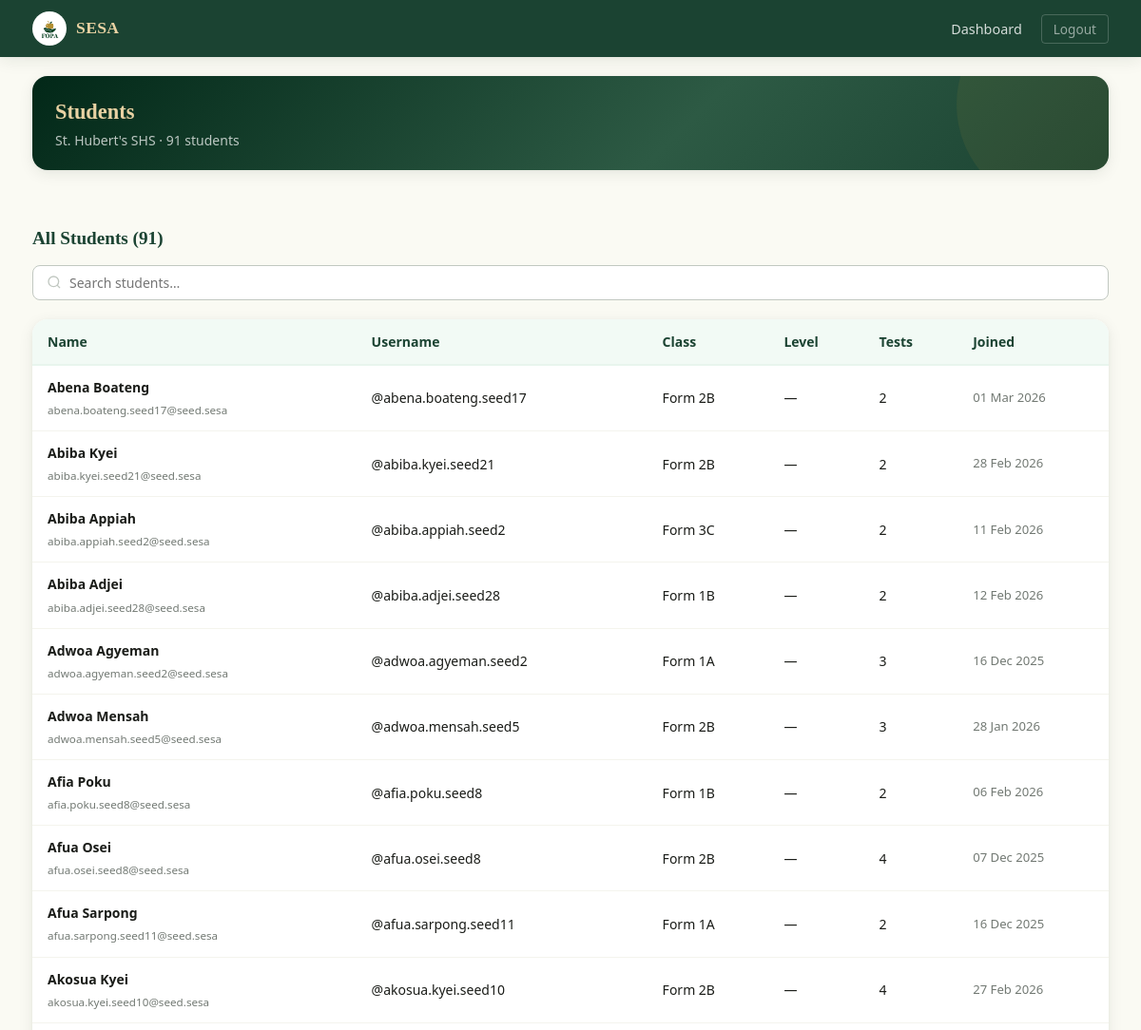
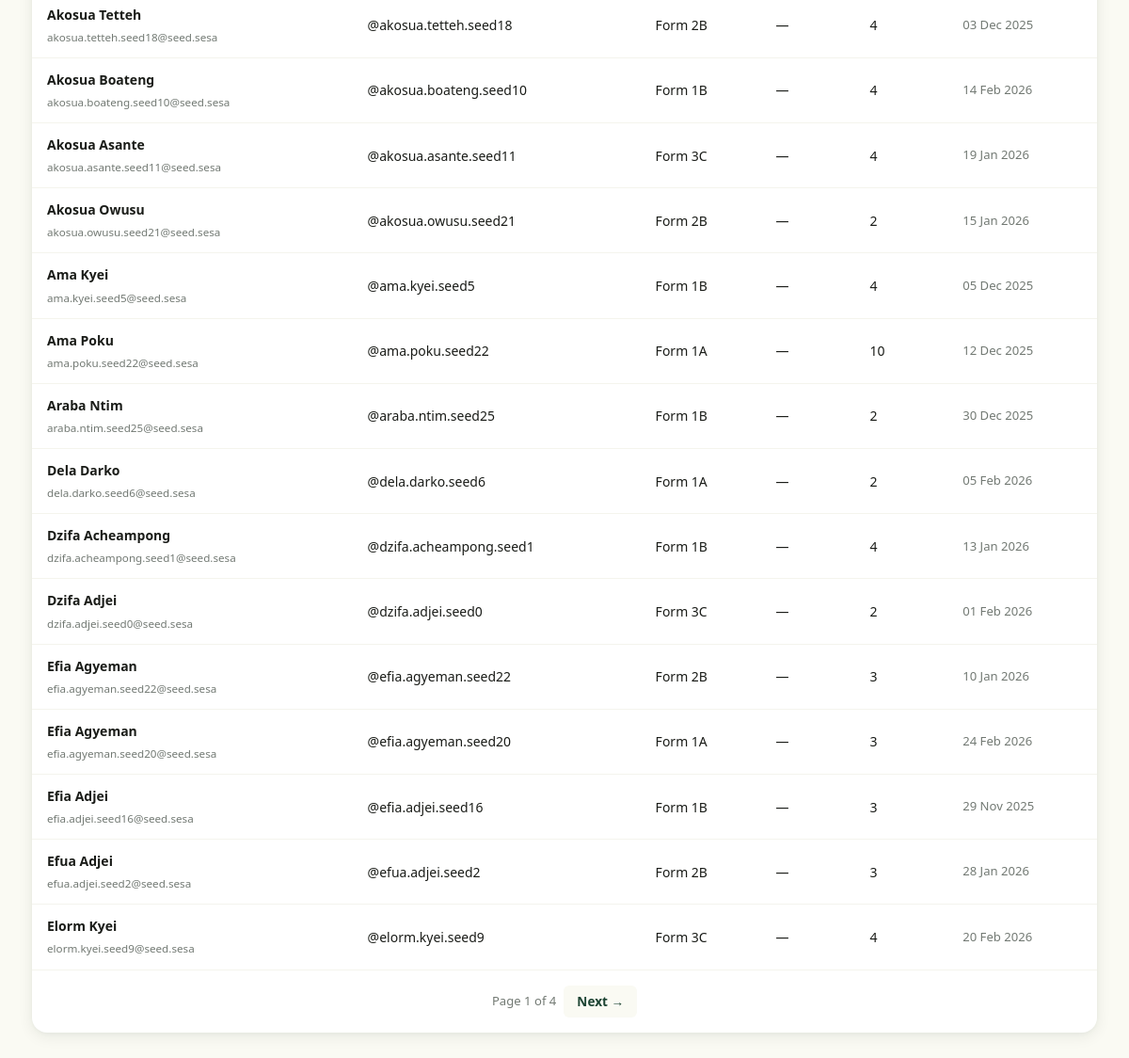
The page /school/6/students (signed in) on the database its author committed (2 pictures, top to bottom).
### app/models/school.py (models this page shows, shortened)
class School(db.Model):
    __tablename__ = 'school'
    id = db.Column(db.Integer, primary_key=True)
    school_name = db.Column(db.String(200), nullable=False, unique=True)
    admin_name = db.Column(db.String(100), nullable=False)
    admin_password = db.Column(db.String(200), nullable=False)
    email = db.Column(db.String(120), nullable=True)
    created_at = db.Column(db.DateTime, default=lambda: datetime.now(timezone.utc))
    subscription_paid = db.Column(db.Boolean, default=False)
    upload_enabled = db.Column(db.Boolean, default=False)
    paystack_reference = db.Column(db.String(100), nullable=True)
    payment_date = db.Column(db.DateTime, nullable=True)
    subscription_expires = db.Column(db.DateTime, nullable=True, index=True)
    accounts = db.relationship(
        'Accounts',
        backref='school',
        lazy='dynamic',
        cascade='all, delete-orphan'
    )
    phone = db.Column(db.String(20), nullable=True)
    access_code = db.Column(db.String(8), nullable=True, unique=True, index=True)
    qr_token = db.Column(db.String(64), nullable=True, unique=True, index=True)
    failed_attempts = db.Column(db.Integer, default=0, server_default='0', nullable=False)
    locked_until = db.Column(db.DateTime, nullable=True)
    @property
    def subscription_active(self):
        if not self.subscription_paid:
            return False
        if self.subscription_expires is None:
            return True
        now = datetime.now(timezone.utc)
        expires = self.subscription_expires
        if expires.tzinfo is None:
            expires = expires.replace(tzinfo=timezone.utc)
        return now < expires
    LOCKOUT_THRESHOLD = 5
    LOCKOUT_MINUTES   = 15

### app/models/account.py (models this page shows, shortened)
class Accounts(UserMixin, db.Model):
    __tablename__ = 'accounts'
    id = db.Column(db.Integer, primary_key=True)
    fname = db.Column(db.String(100), nullable=False)
    lname = db.Column(db.String(100), nullable=False)
    email = db.Column(db.String(120), unique=True, nullable=True, index=True)
    username = db.Column(db.String(50), unique=True, nullable=False, index=True)
    password = db.Column(db.String(256), nullable=False)
    school_name = db.Column(db.String(200), nullable=True)
    gender = db.Column(db.String(20), nullable=True)
    birthdate = db.Column(db.Date, nullable=True)
    last_login = db.Column(db.DateTime, nullable=True)
    created_at = db.Column(db.DateTime, default=lambda: datetime.now(timezone.utc))
    school_id = db.Column(
        db.Integer,
        db.ForeignKey('school.id', ondelete='CASCADE', name='fk_accounts_school_id'),
        nullable=True,
        index=True
    )
    class_group = db.Column(db.String(50), nullable=True)   # e.g. "Form 2A", "JHS 3B"
    level = db.Column(db.String(20), nullable=True)          # jhs | shs | university
    claim_code_hash  = db.Column(db.String(256), nullable=True)
    claim_code_plain = db.Column(db.String(20),  nullable=True)
    is_claimed       = db.Column(db.Boolean, default=True, nullable=False, server_default='1')
    is_admin = db.Column(db.Boolean, default=False, nullable=False)
    is_counsellor = db.Column(db.Boolean, default=False, server_default='0', nullable=False)
    failed_attempts = db.Column(db.Integer, default=0, server_default='0', nullable=False)
    locked_until = db.Column(db.DateTime, nullable=True)  # NULL = not locked
    phone = db.Column(db.String(20), nullable=True)
    consent_given = db.Column(db.Boolean, default=False, nullable=False, server_default='0')
    consent_given_at = db.Column(db.DateTime, nullable=True)
    consent_version = db.Column(db.String(10), nullable=True)  # e.g. 'v1.0'
    test_results = db.relationship(
        'TestResult',
        backref='account',
        lazy='dynamic',
        cascade='all, delete-orphan'
    )
    LOCKOUT_THRESHOLD = 5      # failed attempts before lockout
    LOCKOUT_MINUTES   = 15     # minutes locked after threshold reached

### app/routes/main.py (the view)
@main_bp.route('/school/<int:school_id>/students')
@school_login_required
@subscription_required
def school_students(school_id):
    school = _get_school_from_session()
    if current_user.is_authenticated and current_user.is_super_admin:
        abort(403)
    elif school and school.id == school_id:
        pass
    else:
        flash('Please log in as a school administrator.', 'warning')
        return redirect(url_for('auth.school_login'))
    accounts_q = (Accounts.query
                  .filter_by(school_id=school.id)
                  .order_by(Accounts.fname))
    total_students = accounts_q.count()
    student_page = request.args.get('student_page', 1, type=int)
    students_pagination = accounts_q.paginate(page=student_page, per_page=25, error_out=False)
    return render_template(
        'main/school_students.html',
        school=school,
        students_pagination=students_pagination,
        total_students=total_students,
    )

### app/routes/main.py (called while the page is built)
def _get_school_from_session():
    school_id = session.get('school_id')
    return School.query.get(school_id) if school_id else None

### app/templates/main/school_students.html (shortened to what this page needs)
{% extends 'base.html' %}
{% block nav_links %}
  <li><a href="{{ url_for('main.school_dashboard', school_id=school.id) }}">Dashboard</a></li>
  <li><a href="{{ url_for('auth.logout') }}" class="btn-nav-logout">Logout</a></li>
{% endblock %}
{% block body %}
<div class="container" style="padding-bottom: 48px;">
  <div class="page-context">
    <h1>Students</h1>
    <p>{{ school.school_name }} · {{ total_students }} student{{ 's' if total_students != 1 }}</p>
  </div>
  <div class="section">
    <div class="section-head">
      <h2>All Students ({{ total_students }})</h2>
      <div class="search-box" style="width:100%;">
        <svg width="16" height="16" viewBox="0 0 24 24" fill="none" stroke="currentColor" stroke-width="2"><circle cx="11" cy="11" r="8"/><line x1="21" y1="21" x2="16.65" y2="16.65"/></svg>
        <input type="text" id="studentSearch" data-school-id="{{ school.id }}" placeholder="Search students…">
      </div>
    </div>
    <div class="card">
      <div class="table-wrapper">
        <table class="table">
          <thead>
            <tr>
              <th>Name</th>
              <th>Username</th>
              <th>Class</th>
              <th>Level</th>
              <th>Tests</th>
              <th>Joined</th>
            </tr>
          </thead>
          <tbody>
            {% for acc in students_pagination.items %}
            <tr>
              <td data-label="Name"><strong>{{ acc.fname }} {{ acc.lname }}</strong><br><small style="color:var(--gray-500)">{{ acc.email or '—' }}</small></td>
              <td data-label="Username">@{{ acc.username }}</td>
              <td data-label="Class">{{ acc.class_group or '—' }}</td>
              <td data-label="Level">{{ acc.level.upper() if acc.level else '—' }}</td>
              <td data-label="Tests">{{ acc.test_results.count() }}</td>
              <td data-label="Joined" style="color:var(--gray-500); font-size:0.82rem;">{{ acc.created_at.strftime('%d %b %Y') }}</td>
            </tr>
            {% endfor %}
          </tbody>
        </table>
      </div>
      {% if students_pagination.pages > 1 %}
      <div style="display:flex; justify-content:center; align-items:center; gap:8px; padding:16px; border-top:1px solid var(--gray-100);">
        <span style="font-size:0.82rem; color:var(--gray-500);">Page {{ students_pagination.page }} of {{ students_pagination.pages }}</span>
        {% if students_pagination.has_next %}
          <a href="{{ url_for('main.school_students', school_id=school.id, student_page=students_pagination.next_num) }}"
             style="padding:6px 14px; border-radius:6px; background:var(--ivory); color:var(--green-800); text-decoration:none; font-size:0.85rem; font-weight:600;">Next →</a>
        {% endif %}
      </div>
      {% endif %}
    </div>
  </div>
</div>
{% endblock %}

### rows shown on the page
School: school_name "St. Hubert's SHS"
Accounts: fname "Abena", lname "Boateng", email "abena.boateng.seed17@seed.sesa", username "abena.boateng.seed17", class_group "Form 2B", level "—", test_results.count "2", created_at "01 Mar 2026"
Accounts: fname "Abiba", lname "Kyei", email "abiba.kyei.seed21@seed.sesa", username "abiba.kyei.seed21", class_group "Form 2B", level "—", test_results.count "2", created_at "28 Feb 2026"
Accounts: fname "Abiba", lname "Appiah", email "abiba.appiah.seed2@seed.sesa", username "abiba.appiah.seed2", class_group "Form 3C", level "—", test_results.count "2", created_at "11 Feb 2026"
Accounts: fname "Abiba", lname "Adjei", email "abiba.adjei.seed28@seed.sesa", username "abiba.adjei.seed28", class_group "Form 1B", level "—", test_results.count "2", created_at "12 Feb 2026"
Accounts: fname "Adwoa", lname "Agyeman", email "adwoa.agyeman.seed2@seed.sesa", username "adwoa.agyeman.seed2", class_group "Form 1A", level "—", test_results.count "3", created_at "16 Dec 2025"
Accounts: fname "Adwoa", lname "Mensah", email "adwoa.mensah.seed5@seed.sesa", username "adwoa.mensah.seed5", class_group "Form 2B", level "—", test_results.count "3", created_at "28 Jan 2026"
Accounts: fname "Afia", lname "Poku", email "afia.poku.seed8@seed.sesa", username "afia.poku.seed8", class_group "Form 1B", level "—", test_results.count "2", created_at "06 Feb 2026"
Accounts: fname "Afua", lname "Osei", email "afua.osei.seed8@seed.sesa", username "afua.osei.seed8", class_group "Form 2B", level "—", test_results.count "4", created_at "07 Dec 2025"
Accounts: fname "Afua", lname "Sarpong", email "afua.sarpong.seed11@seed.sesa", username "afua.sarpong.seed11", class_group "Form 1A", level "—", test_results.count "2", created_at "16 Dec 2025"
Accounts: fname "Akosua", lname "Kyei", email "akosua.kyei.seed10@seed.sesa", username "akosua.kyei.seed10", class_group "Form 2B", level "—", test_results.count "4", created_at "27 Feb 2026"
Accounts: fname "Akosua", lname "Tetteh", email "akosua.tetteh.seed18@seed.sesa", username "akosua.tetteh.seed18", class_group "Form 2B", level "—", test_results.count "4", created_at "03 Dec 2025"
Accounts: fname "Akosua", lname "Boateng", email "akosua.boateng.seed10@seed.sesa", username "akosua.boateng.seed10", class_group "Form 1B", level "—", test_results.count "4", created_at "14 Feb 2026"
Accounts: fname "Akosua", lname "Asante", email "akosua.asante.seed11@seed.sesa", username "akosua.asante.seed11", class_group "Form 3C", level "—", test_results.count "4", created_at "19 Jan 2026"
Accounts: fname "Akosua", lname "Owusu", email "akosua.owusu.seed21@seed.sesa", username "akosua.owusu.seed21", class_group "Form 2B", level "—", test_results.count "2", created_at "15 Jan 2026"
Accounts: fname "Ama", lname "Kyei", email "ama.kyei.seed5@seed.sesa", username "ama.kyei.seed5", class_group "Form 1B", level "—", test_results.count "4", created_at "05 Dec 2025"
Accounts: fname "Ama", lname "Poku", email "ama.poku.seed22@seed.sesa", username "ama.poku.seed22", class_group "Form 1A", level "—", test_results.count "10", created_at "12 Dec 2025"
Accounts: fname "Araba", lname "Ntim", email "araba.ntim.seed25@seed.sesa", username "araba.ntim.seed25", class_group "Form 1B", level "—", test_results.count "2", created_at "30 Dec 2025"
Accounts: fname "Dela", lname "Darko", email "dela.darko.seed6@seed.sesa", username "dela.darko.seed6", class_group "Form 1A", level "—", test_results.count "2", created_at "05 Feb 2026"
Accounts: fname "Dzifa", lname "Acheampong", email "dzifa.acheampong.seed1@seed.sesa", username "dzifa.acheampong.seed1", class_group "Form 1B", level "—", test_results.count "4", created_at "13 Jan 2026"
Accounts: fname "Dzifa", lname "Adjei", email "dzifa.adjei.seed0@seed.sesa", username "dzifa.adjei.seed0", class_group "Form 3C", level "—", test_results.count "2", created_at "01 Feb 2026"
Accounts: fname "Efia", lname "Agyeman", email "efia.agyeman.seed22@seed.sesa", username "efia.agyeman.seed22", class_group "Form 2B", level "—", test_results.count "3", created_at "10 Jan 2026"
Accounts: fname "Efia", lname "Agyeman", email "efia.agyeman.seed20@seed.sesa", username "efia.agyeman.seed20", class_group "Form 1A", level "—", test_results.count "3", created_at "24 Feb 2026"
Accounts: fname "Efia", lname "Adjei", email "efia.adjei.seed16@seed.sesa", username "efia.adjei.seed16", class_group "Form 1B", level "—", test_results.count "3", created_at "29 Nov 2025"
Accounts: fname "Efua", lname "Adjei", email "efua.adjei.seed2@seed.sesa", username "efua.adjei.seed2", class_group "Form 2B", level "—", test_results.count "3", created_at "28 Jan 2026"
Accounts: fname "Elorm", lname "Kyei", email "elorm.kyei.seed9@seed.sesa", username "elorm.kyei.seed9", class_group "Form 3C", level "—", test_results.count "4", created_at "20 Feb 2026"

### other values the page prints
{{ total_students }} "91"
{{ 's' if total_students != 1 }} "s"
{{ students_pagination.page }} "1"
{{ students_pagination.pages }} "4"
